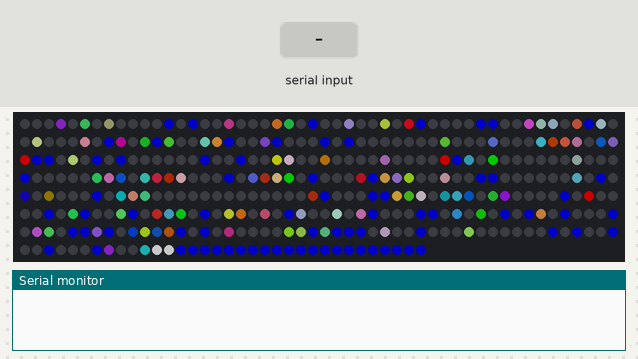
A sketch run on a simulated Arduino Uno, built with avr-gcc and run on an emulated ATmega328P. Shown: 384 RGB LEDs in strip order, left to right, continuing on the next row, the last lines printed to the serial monitor. Inputs (shaded band) come from the test bench. Dim RGB values are drawn brighter than linear; the strip is taken to match the declared colour order; random numbers use the default seed unless the sketch sets one.

Above: at 1.3 s.
At 2.0 s:
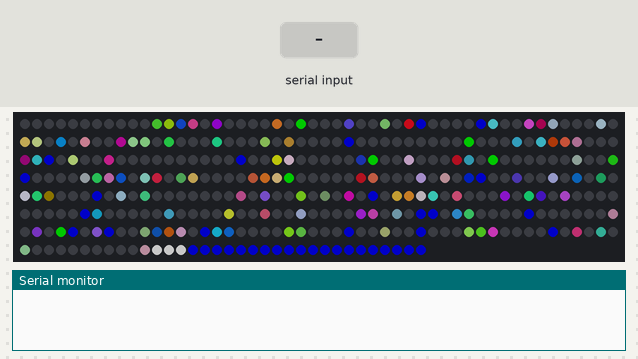
2.1 s: "6\n" received over Serial
At 5.0 s:
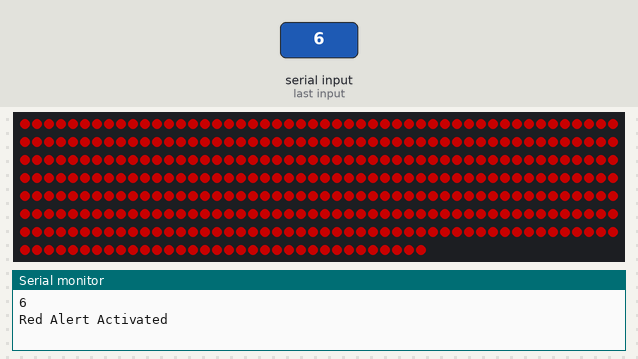
5.1 s: "90,45\n" received over Serial
At 8.9 s:
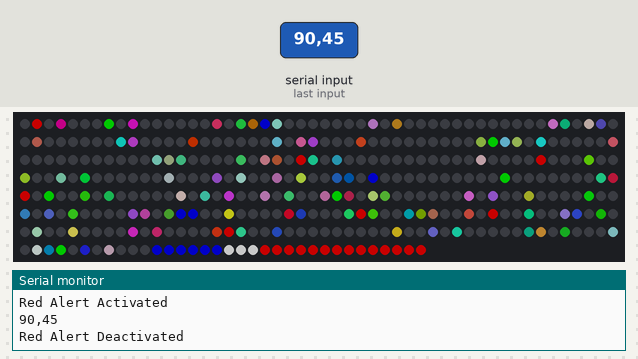
Timing chart, 0 to 10.4 s (numbered marks = the images above; inputs shaded):
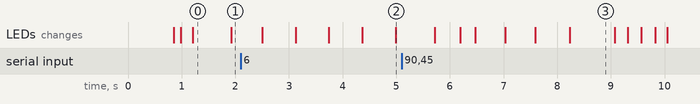

The sketch:

starship_led.ino
```cpp
#include <Adafruit_NeoPixel.h>
#ifdef __AVR__
  #include <avr/power.h>
#endif

#define PIN 6

#define NUM_LEDS 384 // 362. 363 to 384
#define BOARD_LEDS 361

#define BRIGHTNESS 100
//#define BOARD_BRIGHTNESS 50

Adafruit_NeoPixel strip = Adafruit_NeoPixel(NUM_LEDS, PIN, NEO_RGB + NEO_KHZ800);

// loop counters
int i, j = BOARD_LEDS;

// Random number
uint8_t r; // 0..255
uint32_t randomColor;

bool redToggle = true;

String inputString = "";      // a String to hold incoming data
bool stringComplete = false;  // whether the string is complete

int mode = 0; // Mode will be set by input from serial
bool is_red_alert = false; // is red alert mode activated?

void setup() {
  // initialize serial:
  Serial.begin(9600);
  // reserve 8 bytes for the inputString:
  inputString.reserve(8);

  strip.setBrightness(BRIGHTNESS);
  strip.begin();
  strip.show(); // Initialize all pixels to 'off'

  // start serial port at 9600 bps and wait for port to open:
  Serial.begin(9600);
  while (!Serial) {
    ; // wait for serial port to connect. Needed for native USB port only
  }

  // turn off all pixels
  for (i = 0; i < NUM_LEDS; i++)
  {
    strip.setPixelColor(i, 0, 0, 0);
  }
  strip.show();

  delay(800);

  // turn all board pixels blue
  for (i = 0; i < NUM_LEDS; i++)
  {
    strip.setPixelColor(i, 0, 0, 255);
  }
  strip.show();
}

void loop()
{
  if (stringComplete)
  {
    Serial.println(inputString);
    if (inputString.toInt() == 6)
    {
      is_red_alert = true;
      Serial.println("Red Alert Activated");
    }
    else // should be 7 but any other number should work
    {
      is_red_alert = false;
      Serial.println("Red Alert Deactivated");
    }

    // clear the string:
    inputString = "";
    stringComplete = false;
  }

  if (is_red_alert)
  {
    redAlertLED();
    delay(600);
  }
  else
  {
    randomChange(20);
    delay(random(0, 800));
  }
}

void redAlertLED()
{
  if (redToggle)
  {
    for (i = 0; i < NUM_LEDS; i++)
      strip.setPixelColor(i, 255, 0, 0);
    redToggle = false;
  }
  else
  {
    for (i = 0; i < NUM_LEDS; i++)
      strip.setPixelColor(i, 20, 0, 0);
    redToggle = true;
  }
  strip.show();
}

// There is a percent% chance an LED would change color
void randomChange(uint8_t percent)
{
  // iterate through all LEDs
  for (i = 0; i < BOARD_LEDS; i++)
  {
    // generate random number between 0 and 99
    r = random(0, 100);
    if (r < percent)
    {
      // 10% of the time set to red or green
      if (random(0, 100) < 10)
      {
        // 50% of the time set to red
        if (random(0,100) < 50)
          randomColor = strip.Color(255, 0, 0);
        else
          randomColor = strip.Color(0, 255, 0);
      }
      else
      {
        // Generate random color
        randomColor = strip.Color(random(0,255), random(0,255), random(0,255));
      }

      strip.setPixelColor(i, randomColor);
    }
    else
    {
      // Change 50% of the time
      if (random(0, 100) < 50)
      {
        // Change 1% of the time to blue
        if (random(0, 100) < 1)
          strip.setPixelColor(i, 0, 0, 255);
        else
          strip.setPixelColor(i, 0, 0, 0);
      }
    }
  }

  // circular LEDs
  if (j < NUM_LEDS)
  {
    // strip.setPixelColor(j, strip.Color(255, 255, 255));
    strip.setPixelColor(j, 255, 255, 255);
    if (j - BOARD_LEDS >= 3)
      strip.setPixelColor(j - 3, 0, 0, 255);
    else
    {
      strip.setPixelColor(NUM_LEDS - 3 + (j - BOARD_LEDS), 0, 0, 255);
    }
    j = j + 1;
  }
  else
  {
    j = BOARD_LEDS;
  }
  strip.show();
}

/*
  SerialEvent occurs whenever a new data comes in the hardware serial RX. This
  routine is run between each time loop() runs, so using delay inside loop can
  delay response. Multiple bytes of data may be available.
*/
void serialEvent() {
  while (Serial.available()) {
    // get the new byte:
    char inChar = (char)Serial.read();
    // add it to the inputString:
    inputString += inChar;
    // if the incoming character is a newline, set a flag so the main loop can
    // do something about it:
    if (inChar == '\n') {
      stringComplete = true;
    }
  }
}
```

Measured:
- what the display in image 0 shows lasts 0.7 s, from 1.2 s to 1.9 s
- what the display in image 3 shows lasts 0.9 s, from 8.2 s to 9.1 s
